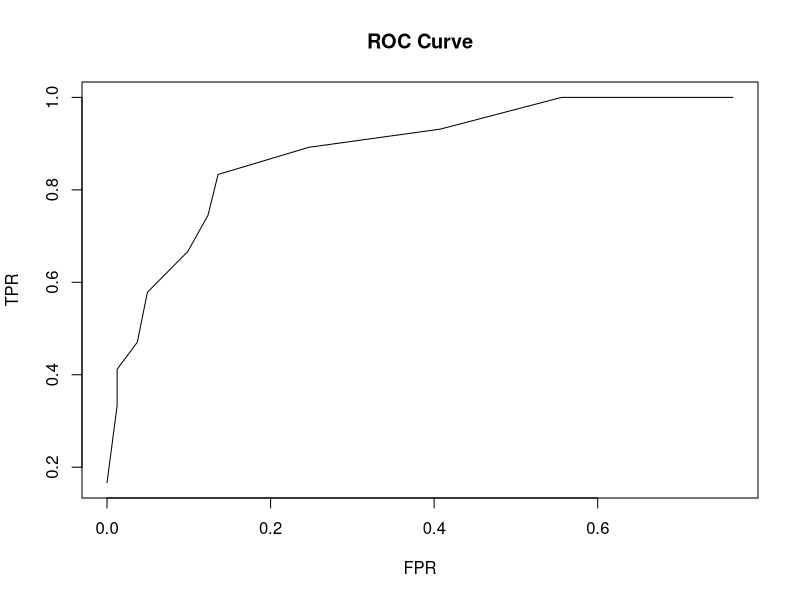
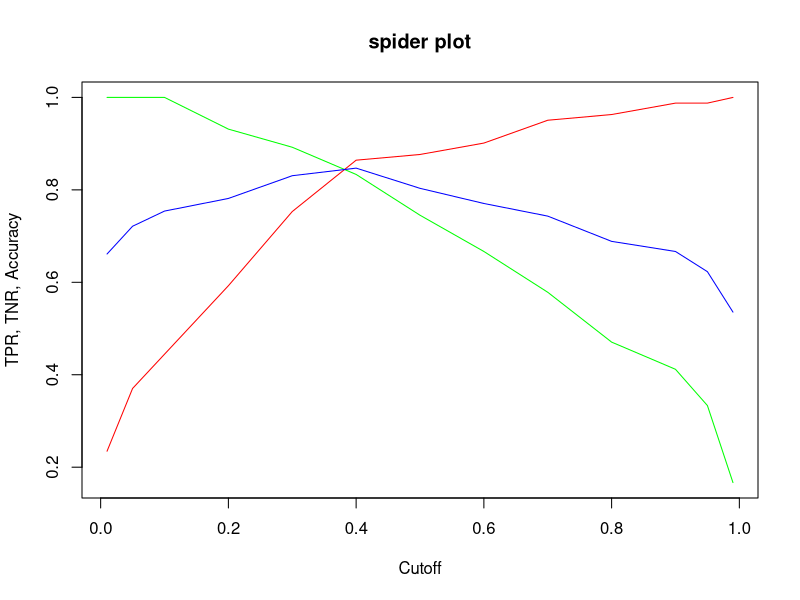

The R script that drew these images, in order:

##1
bikeshare = read.csv('bikeshare.csv')
attach(bikeshare)

bikeshare$WEATHERSIT <- as.factor(bikeshare$WEATHERSIT)

bikeshare$REG_85 <- ifelse(bikeshare$REGISTERED/bikeshare$COUNT > 0.85,1,0)

set.seed(8726)

num_obs <- nrow(bikeshare)
train_obs <- sample(num_obs, num_obs*0.75)
bikeshare_train <- bikeshare[train_obs,]
bikeshare_test <- bikeshare[-train_obs,]



##2
fit1 <- glm(REG_85~.-COUNT-REGISTERED-CASUAL, data=bikeshare_train, family='binomial')
summary(fit1)

cutoffs=c(0.01,0.05,0.1,0.2,0.3,0.4,0.5,0.6,0.7,0.8,0.9,0.95,0.99)
log_acc=rep(0,13)
log_TPR=rep(0,13)
log_TNR=rep(0,13)
log_preds <- predict(fit1,newdata=bikeshare_test,type='response')


for (i in 1:13) {
  log_class <- ifelse(log_preds>cutoffs[i],1,0)
  confuse_test=table(bikeshare_test$REG_85,log_class)
  log_acc[i]=(confuse_test[1,1]+confuse_test[2,2])/sum(confuse_test)
  log_TPR[i]=confuse_test[2,2]/(confuse_test[2,1]+confuse_test[2,2])
  log_TNR[i]=confuse_test[1,1]/(confuse_test[1,1]+confuse_test[1,2])
}

#log_class <- ifelse(log_preds>0.45,1,0)
#confuse_test=table(bikeshare_test$REG_85,log_class)

plot(1-log_TNR, log_TPR, type='l', xlab='FPR', ylab='TPR', main='ROC Curve')

plot(cutoffs, log_TPR, col='green', type='l', xlab='Cutoff', ylab='TPR, TNR, Accuracy', main='spider plot')
lines(cutoffs, log_TNR, col='red')
lines(cutoffs, log_acc, col='blue')

cutoff = 0.45

log_class <- ifelse(log_preds>cutoff,1,0)
confuse_test=table(bikeshare_test$REG_85,log_class,dnn=c('Actual','Predicted'))
logistic_acc=(confuse_test[1,1]+confuse_test[2,2])/sum(confuse_test)

total_cost=confuse_test[1,2]*72+confuse_test[2,1]*135


##3
library(MASS)
lda_model <- lda(REG_85~.-COUNT-REGISTERED-CASUAL, data=bikeshare_train)

lda_predict=predict(lda_model,newdata=bikeshare_test)
lda_preds <- lda_predict$posterior[,2]
lda_class <- ifelse(lda_preds > cutoff,1,0)
confuse_test2 <- table(bikeshare_test$REG_85,lda_class,dnn=c('Actual','Predicted'))
accuracy2 <- (confuse_test2[1,1]+confuse_test2[2,2])/sum(confuse_test2)
total_cost2=confuse_test2[1,2]*72+confuse_test2[2,1]*135


#table(bikeshare_test$REG_85,lda_predict$class,dnn=c('Actual', 'Predicted'))
#xyz_class <- ifelse(lda_preds > 0.5,1,0)
#table(bikeshare_test$REG_85,xyz_class,dnn=c('Actual','Predicted'))

table(bikeshare_train$REG_85, bikeshare_train$WEATHERSIT)


##4
qda_model <- qda(REG_85~.-COUNT-REGISTERED-CASUAL-WEATHERSIT, data=bikeshare_train)

qda_predict <- predict(qda_model,newdata=bikeshare_test)
qda_preds <- qda_predict$posterior[,2]
qda_class <- ifelse(qda_preds > cutoff,1,0)
confuse_test3 <- table(bikeshare_test$REG_85,qda_class,dnn=c('Actual','Predicted'))
accuracy3 <- (confuse_test3[1,1]+confuse_test3[2,2])/sum(confuse_test2)
total_cost3=confuse_test3[1,2]*72+confuse_test3[2,1]*135


##5
countOf1 = sum(ifelse(bikeshare_test$REG_85==1,1,0))/nrow(bikeshare_test)
baseline_test <- ifelse(bikeshare_test$REG_85==1,1,1)
baseline_cf <- table(bikeshare_test$REG_85, baseline_test, dnn=c('Actual', 'Predicted'))
baseline_accuracy <- baseline_cf[2,1]/(baseline_cf[1,1]+baseline_cf[2,1])

baseline_cost <- baseline_cf[1,1]*72

